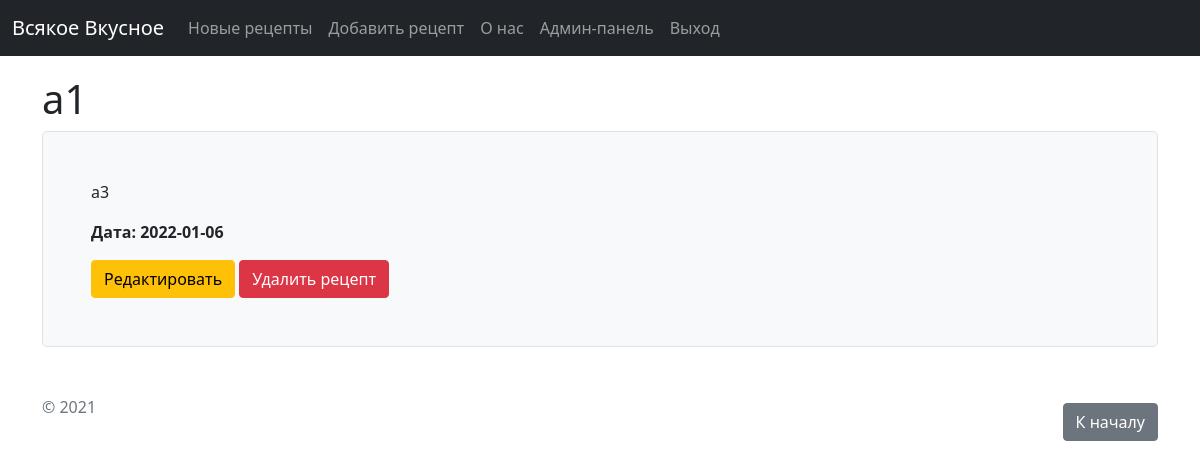
The page /feed/6 (signed in) on the database its author committed.
### main.py (models this page shows, shortened)
class Article(db.Model):                                # класс для сохранения записей (база данных)
    id = db.Column(db.Integer, primary_key=True)
    title = db.Column(db.String(100), nullable=False)
    intro = db.Column(db.String(300), nullable=False)
    text = db.Column(db.Text, nullable=False)
    date = db.Column(db.DateTime, default=datetime.utcnow)

### main.py (the view)
@app.route('/feed/<int:id>', methods=['POST', 'GET'])
def feed_detail(id):
    article = Article.query.get(id)
    return render_template("feed_detail.html", article=article)

### templates/feed_detail.html (shortened to what this page needs)
{% extends 'base.html' %}
{% block body %}
<div class="container mt-5">
  <h1>{{ article.title }}</h1>
  <div class="h-100 p-5 bg-light border rounded-3">
    <p>{{ article.text }}</p>
    <p><b>Дата: {{ article.date.date() }}</b></p>
    {% if current_user.has_role('admin') %}
    <a href="/feed/{{ article.id }}/edit" class="btn btn-warning">Редактировать</a>
    {% endif %}
    {% if current_user.has_role('admin') %}
    <a href="/feed/{{ article.id }}/del" class="btn btn-danger">Удалить рецепт</a>
    {% endif %}
  </div>
</div>
{% endblock %}

### rows shown on the page
Article: title "a1", text "a3", date "2022-01-06"
